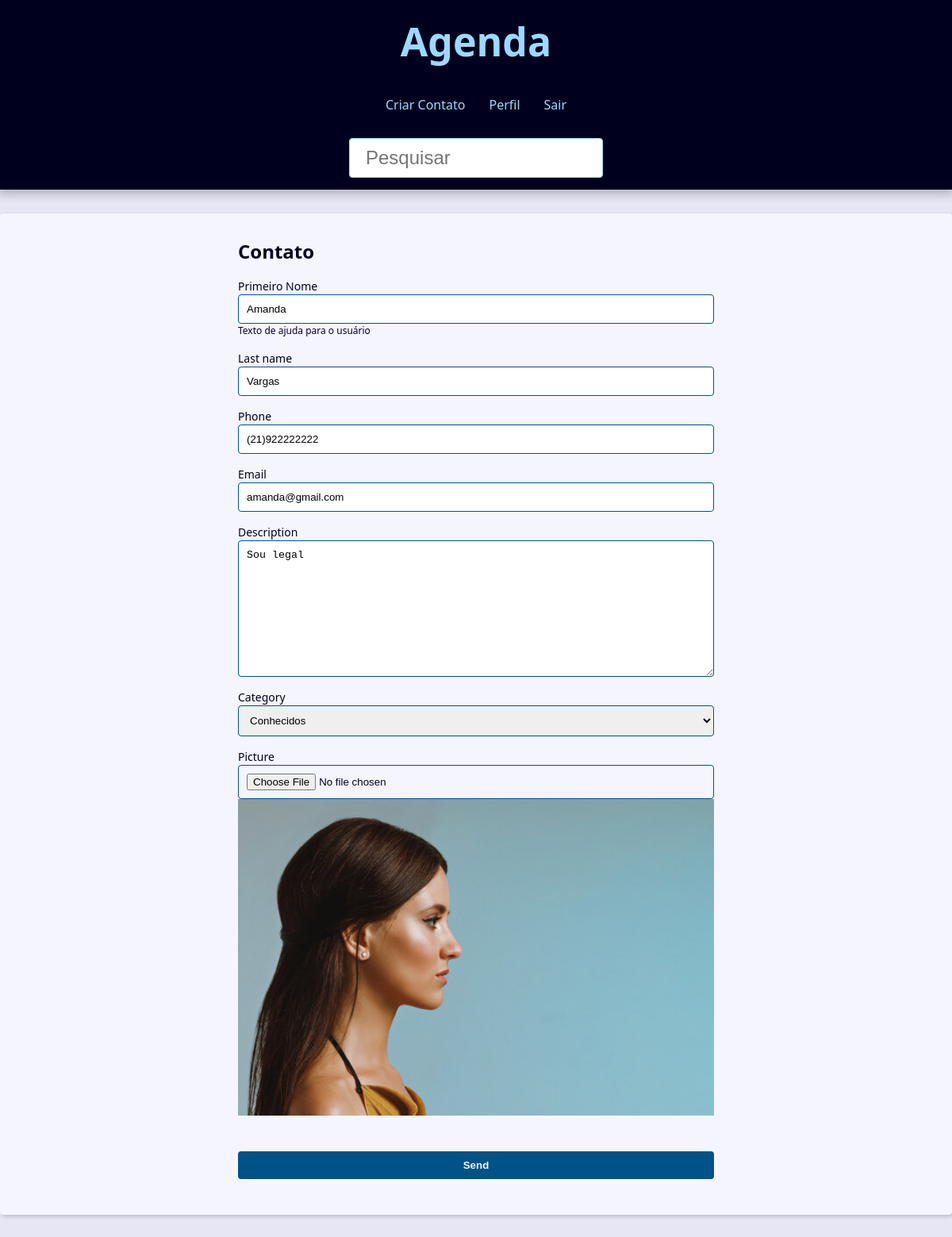
The page /contact/1007/update/ (signed in) on the database its author committed.
### contact/models.py (models this page shows, shortened)
class Contact(models.Model):
    class Meta:
        verbose_name='Contact'
        verbose_name_plural='Contacts'
    first_name = models.CharField(max_length=50)
    last_name = models.CharField(max_length=50)
    phone = models.CharField(max_length=50)
    email = models.EmailField(max_length=254)
    created_date = models.DateTimeField(default=timezone.now)
    description = models.TextField(blank=True)
    show = models.BooleanField(default=True)
    picture = models.ImageField(blank=True, upload_to='pictures/%Y/%m/')
    category = models.ForeignKey(
        Category,
        on_delete=models.SET_NULL,
        blank=True,
        null=True
    )
    owner = models.ForeignKey(
        User,
        on_delete=models.SET_NULL,
        blank=True,
        null=True
    )

### contact/views/contact_forms.py (the view, shortened to what this page needs)
# urls.py: path('contact/<int:contact_id>/update/', views.update, name="update"),
@login_required(login_url='contact:login')
def update(request, contact_id):
    contact = get_object_or_404(Contact, pk=contact_id, show=True, owner=request.user)
    form_action=reverse('contact:update', args=(contact_id,))
    context = {
        'form': ContactForm(instance=contact),
        'form_action': form_action,
    }
    return render(request, 'contact/create.html', context)

### contact/forms.py (shortened to what this page needs)
class ContactForm(forms.ModelForm):
    class Meta:
        model = Contact
        fields = (
            'first_name',
            'last_name',
            'phone',
            'email',
            'description',
            'category',
            'picture',
        )
    picture = forms.ImageField(
        widget=forms.FileInput(
            attrs={
                'accept':'image/*',
            }
        ),
        required=False
    )
    first_name = forms.CharField(
        widget=forms.TextInput(
            attrs={
            'class': 'class-a class-b',
            'placeholder': 'Escreva seu Primeiro Nome',
            }
        ),
        label='Primeiro Nome',
        help_text='Texto de ajuda para o usuário',
    )

### contact/models.py (called while the page is built)
    def __str__(self):
        return self.name

### contact/templates/contact/create.html (shortened to what this page needs)
{% extends 'global/base.html' %}
{% block content %}
    <div class="form-wrapper">
        <h2>Contato</h2>
        <form
        action="{{ form_action }}"
        method="POST"
        enctype="multipart/form-data"
        >
        <div class="form-content">
            {% for field in form %}
            <div class="form-group">
                <label for="{{ field.id_for_label }}">{{ field.label }}</label>
                {{ field }}
                {% if field.help_text %}
                    <p class="help-text">{{ field.help_text }}</p>
                {% endif %}
                {% if field.name == 'picture' and field.value.url %}
                    <div class="form-group">
                        <img src="{{ field.value.url }}" alt="">
                    </div>
                {% endif %}
            </div>
            {% endfor %}
        </div>
        <div class="form-content">
            <div class="form-group">
            <button class="btn" type="submit">Send</button>
            </div>
        </div>
        </form>
    </div>
{% endblock content %}

### base_static/global/css/style.css (style rules this page uses)
:root { --spacing: 1.5rem; --link-dark-color: rgb(0, 83, 134); --link-light-color: rgb(156, 217, 255); --clr-white: rgb(245, 245, 255); --clr-black: rgb(0, 0, 30); --clr-light-gray: rgb(230, 230, 245); --clr-dark-shadow-5: rgba(0, 0, 10, 5%); --clr-dark-shadow-10: rgba(0, 0, 10, 10%); --clr-dark-shadow-20: rgba(0, 0, 10, 20%); --clr-light-shadow-5: rgba(200, 200, 255, 5%); --clr-light-shadow-10: rgba(200, 200, 255, 10%); --clr-light-shadow-20: rgba(200, 200, 255, 20%); --main-page-width: 120rem; --table-min-width: 60rem; --biggest-font-size: 5rem; --bigger-font-size: 4rem; --big-font-size: 3.2rem; --medium-font-size: 2.4rem; --small-font-size: 1.6rem; --smaller-font-size: 1.4rem; --smallest-font-size: 1.2rem; --transition-fast: 300ms; --transition-medium: 600ms; --transition-slow: 1s; --default-border-radius: 4px; }
*, *::before, *::after { margin: 0; padding: 0; box-sizing: border-box; }
html { font-size: 62.5%; }
body { font-family: system-ui, -apple-system, BlinkMacSystemFont, 'Segoe UI', Roboto, Oxygen, Ubuntu, Cantarell, 'Open Sans', 'Helvetica Neue', sans-serif; line-height: 1.5; font-size: var(--small-font-size); color: var(--clr-black); -webkit-font-smoothing: antialiased; background: var(--clr-light-gray); }
img, svg { display: block; max-width: 100%; }
.form-wrapper { max-width: 60rem; margin: var(--spacing) auto; }
.form-content { margin: var(--spacing) 0; }
.form-group { display: flex; flex-direction: column; padding-bottom: var(--spacing); }
.form-group p { margin: 1em 0; }
.form-group .help-text, .form-group .help-text ~ ul { margin: 0; font-size: var(--smallest-font-size); list-style: none; }
.form-group input, .form-group textarea, .form-group select { padding: 1rem; border-radius: var(--default-border-radius); border: 1px solid var(--link-dark-color); }
.form-group label { font-size: var(--smaller-font-size); }
.btn { background-color: var(--link-dark-color); color: var(--clr-white); font-weight: bold; border: none; padding: 1rem 2rem; border-radius: var(--default-border-radius); cursor: pointer; transition: filter var(--transition-fast) ease-in-out; }

### rows shown on the page
Contact: form "Amanda" "Vargas" "(21)922222222" "amanda@gmail.com" "Sou legal" "Conhecidos"

### other values the page prints
{{ field.label }} "Primeiro Nome" "Last name" "Phone" "Email" "Description" "Category" "Picture"
{{ field.help_text }} "Texto de ajuda para o usuário"
